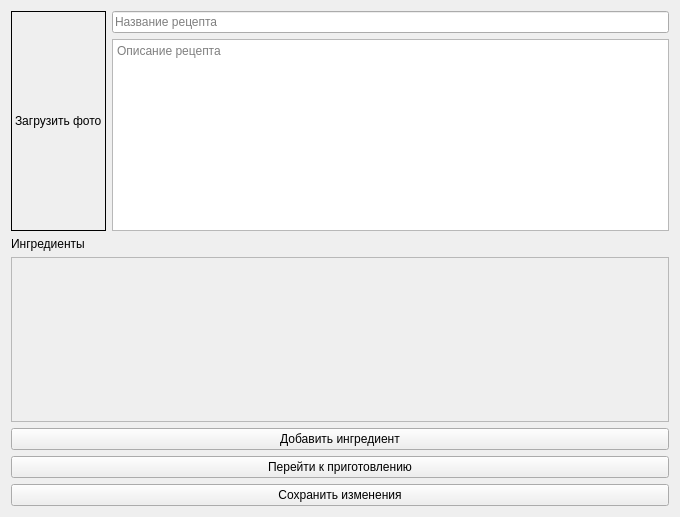
<?xml version="1.0" encoding="UTF-8"?>
<ui version="4.0">
 <class>RecipeEditor</class>
 <widget class="QWidget" name="RecipeEditor">
  <property name="geometry">
   <rect>
    <x>0</x>
    <y>0</y>
    <width>680</width>
    <height>517</height>
   </rect>
  </property>
  <property name="windowTitle">
   <string>Редактор рецептов</string>
  </property>
  <layout class="QVBoxLayout" name="verticalLayout_2">
   <item>
    <layout class="QHBoxLayout" name="horizontalLayout">
     <item>
      <widget class="QLabel" name="photoLabel">
       <property name="minimumSize">
        <size>
         <width>0</width>
         <height>0</height>
        </size>
       </property>
       <property name="frameShape">
        <enum>QFrame::Panel</enum>
       </property>
       <property name="text">
        <string>Загрузить фото</string>
       </property>
       <property name="margin">
        <number>50</number>
       </property>
      </widget>
     </item>
     <item>
      <layout class="QVBoxLayout" name="verticalLayout">
       <item>
        <widget class="QLineEdit" name="recipeNameEdit">
         <property name="placeholderText">
          <string>Название рецепта</string>
         </property>
        </widget>
       </item>
       <item>
        <widget class="QPlainTextEdit" name="descriptionEdit">
         <property name="sizePolicy">
          <sizepolicy hsizetype="Expanding" vsizetype="Preferred">
           <horstretch>0</horstretch>
           <verstretch>0</verstretch>
          </sizepolicy>
         </property>
         <property name="baseSize">
          <size>
           <width>0</width>
           <height>0</height>
          </size>
         </property>
         <property name="placeholderText">
          <string>Описание рецепта</string>
         </property>
        </widget>
       </item>
      </layout>
     </item>
    </layout>
   </item>
   <item>
    <widget class="QLabel" name="label_2">
     <property name="text">
      <string>Ингредиенты</string>
     </property>
    </widget>
   </item>
   <item>
    <widget class="QScrollArea" name="scrollArea">
     <property name="widgetResizable">
      <bool>true</bool>
     </property>
     <widget class="QWidget" name="scrollAreaWidgetContents">
      <property name="geometry">
       <rect>
        <x>0</x>
        <y>0</y>
        <width>660</width>
        <height>163</height>
       </rect>
      </property>
      <layout class="QGridLayout" name="gridLayout">
       <item row="2" column="0">
        <spacer name="verticalSpacer">
         <property name="orientation">
          <enum>Qt::Vertical</enum>
         </property>
         <property name="sizeHint" stdset="0">
          <size>
           <width>20</width>
           <height>40</height>
          </size>
         </property>
        </spacer>
       </item>
       <item row="0" column="0">
        <layout class="QVBoxLayout" name="ingredientsList"/>
       </item>
      </layout>
     </widget>
    </widget>
   </item>
   <item>
    <widget class="QPushButton" name="addIngredientButton">
     <property name="text">
      <string>Добавить ингредиент</string>
     </property>
    </widget>
   </item>
   <item>
    <widget class="QPushButton" name="stepsEditButton">
     <property name="text">
      <string>Перейти к приготовлению</string>
     </property>
    </widget>
   </item>
   <item>
    <widget class="QPushButton" name="saveButton">
     <property name="text">
      <string>Сохранить изменения</string>
     </property>
    </widget>
   </item>
  </layout>
 </widget>
 <resources/>
 <connections/>
</ui>
